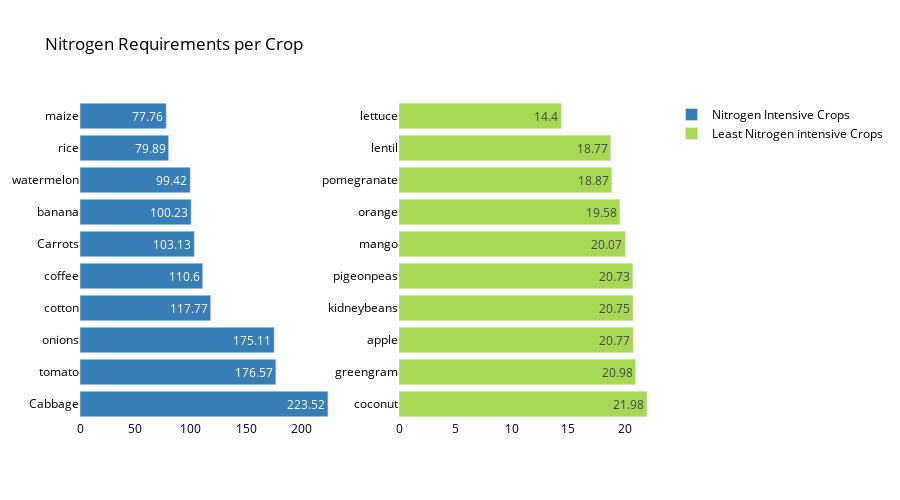

Notebook code cell kept with this figure:
### Markdown cell above
* Nitrogen Requirements for different crops

### Code cell
import plotly.graph_objects as go
from plotly.subplots import make_subplots
import plotly.express as px
import random
# create and sort DataFrame
nitrogen_summary = crop_average.sort_values(by='nitrogen_pmm', ascending=False)
# Create subplots
fig = make_subplots(rows=1, cols=2)
# Define data for subplots
top = nitrogen_summary.head(10)
last = nitrogen_summary.tail(10)
# Generate unique color palettes for top and last
color_palette_top = px.colors.qualitative.Set1
color_palette_last = px.colors.qualitative.Set2
# Add bar traces to subplots
fig.add_trace(go.Bar(y=top.index,x=top['nitrogen_pmm'],name="Nitrogen Intensive Crops",
        marker_color=random.choice(color_palette_top),
        orientation='h',text=top['nitrogen_pmm']),row=1, col=1)
fig.add_trace(go.Bar(y=last.index,x=last['nitrogen_pmm'],name="Least Nitrogen intensive Crops",
        marker_color=random.choice(color_palette_last),orientation='h',text=last['nitrogen_pmm']
    ),row=1, col=2)

# Update trace settings and layout
fig.update_traces(texttemplate='%{text}', textposition='inside')
fig.update_layout(title_text="Nitrogen Requirements per Crop",
    plot_bgcolor='white', font_size=12,font_color='black', height=500)
# Update axes and display the figure
fig.update_xaxes(showgrid=False)
fig.update_yaxes(showgrid=False)
fig.show()

### Figure 1 — Plotly figure (JSON) as saved in the notebook; plotly's stock layout.template omitted (floating-point values rounded to 4 significant figures)
{"data": [{"marker": {"color": "rgb(55,126,184)"}, "name": "Nitrogen Intensive Crops", "orientation": "h", "text": [223.5, 176.6, 175.1, 117.8, 110.6, 103.1, 100.2, 99.42, 79.89, 77.76], "textposition": "inside", "texttemplate": "%{text}", "type": "bar", "x": [223.5, 176.6, 175.1, 117.8, 110.6, 103.1, 100.2, 99.42, 79.89, 77.76], "xaxis": "x", "y": ["Cabbage", "tomato", "onions", "cotton", "coffee", "Carrots", "banana", "watermelon", "rice", "maize"], "yaxis": "y"}, {"marker": {"color": "rgb(166,216,84)"}, "name": "Least Nitrogen intensive Crops", "orientation": "h", "text": [21.98, 20.98, 20.77, 20.75, 20.73, 20.07, 19.58, 18.87, 18.77, 14.4], "textposition": "inside", "texttemplate": "%{text}", "type": "bar", "x": [21.98, 20.98, 20.77, 20.75, 20.73, 20.07, 19.58, 18.87, 18.77, 14.4], "xaxis": "x2", "y": ["coconut", "greengram", "apple", "kidneybeans", "pigeonpeas", "mango", "orange", "pomegranate", "lentil", "lettuce"], "yaxis": "y2"}], "layout": {"font": {"color": "black", "size": 12}, "height": 500, "plot_bgcolor": "white", "title": {"text": "Nitrogen Requirements per Crop"}, "xaxis": {"anchor": "y", "domain": [0, 0.45], "showgrid": false}, "xaxis2": {"anchor": "y2", "domain": [0.55, 1], "showgrid": false}, "yaxis": {"anchor": "x", "domain": [0, 1], "showgrid": false}, "yaxis2": {"anchor": "x2", "domain": [0, 1], "showgrid": false}}}
